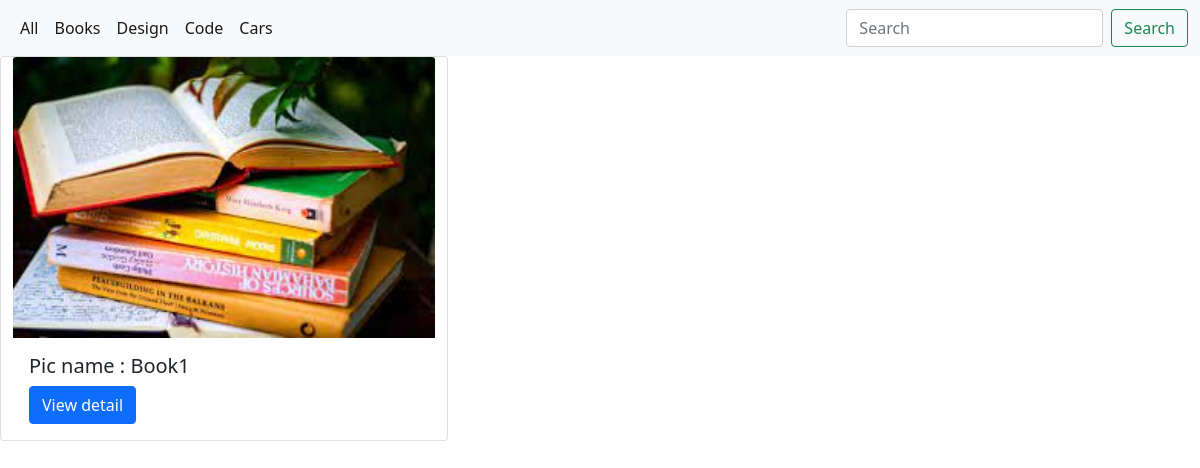
/category/Books, run on the app's committed database.
### proapp/models.py (models this page shows, shortened)
class Category(models.Model):
    name = models.CharField(("Category"),max_length=50,null = True)

class Photo(models.Model):
    title = models.CharField(("Name"), max_length=50,null = True)
    content = models.TextField(("Content"),null = True)
    photo = models.ImageField(("Image"), upload_to='photos/%Y/%m/%d/',blank = True)
    image = models.ForeignKey("Category",on_delete=models.CASCADE)

### proapp/views.py (the view)
# urls.py: path('category/<str:name>',views.category,name = 'category'),
def category(request, name):
    obj = Category.objects.get(name=name)
    objects = obj.photo_set.order_by("id")
    categories = Category.objects.all()
    context = {
        'objects': objects,
        'categories': categories,
    }
    return render(request, 'index.html', context)

### templates/index.html (shortened to what this page needs)
{% load static %}
<!DOCTYPE html>
<html lang="en">
<head>
  <link rel="stylesheet" href="{% static 'css/bootstrap.css' %}">
  <link rel="stylesheet" href="{% static 'js/bootstrap.js' %}">
  <link rel="stylesheet" href="{% static 'css/style.css' %}">
</head>
<body>
  <nav class="navbar navbar-expand-lg navbar-light bg-light">
    <div class="container-fluid">
      <div class="collapse navbar-collapse" id="navbarScroll">
        <ul class="navbar-nav me-auto my-2 my-lg-0 navbar-nav-scroll" style="--bs-scroll-height: 100px;">
          <li class="nav-item">
            <a class="nav-link active" aria-current="page" href="/">All</a>
          </li>
          {% for el in categories %}
          <li class="nav-item">
            <a class="nav-link active" aria-current="page" href="{% url 'category' el.name %}">{{el.name}}</a>
          </li>
          {% endfor %}
        </ul>
        <form class="d-flex" method="POST" action="{% url 'search' %}">
          <input class="form-control me-2" type="search" placeholder="Search" aria-label="Search" name="search">
          <button class="btn btn-outline-success" type="submit">Search</button>
        </form>
      </div>
    </div>
  </nav>
  <div class="container-fluid">
    <div class="row">
      {% for el in objects %}
      <div class="card" style="width: 28rem;">
        <img src="{{el.photo.url}}" class="card-img-top">
        <div class="card-body">
          <h5 class="card-title">Pic name : {{el.title}}</h5>
          <a href="{% url 'detail' el.id %}" class="btn btn-primary">View detail</a>
        </div>
      </div>
      {% endfor %}
    </div>
  </div>
</body>
</html>

### data on the page
Category: name "Books"
Category: name "Design"
Category: name "Code"
Category: name "Cars"
Photo: photo (picture), title "Book1"
